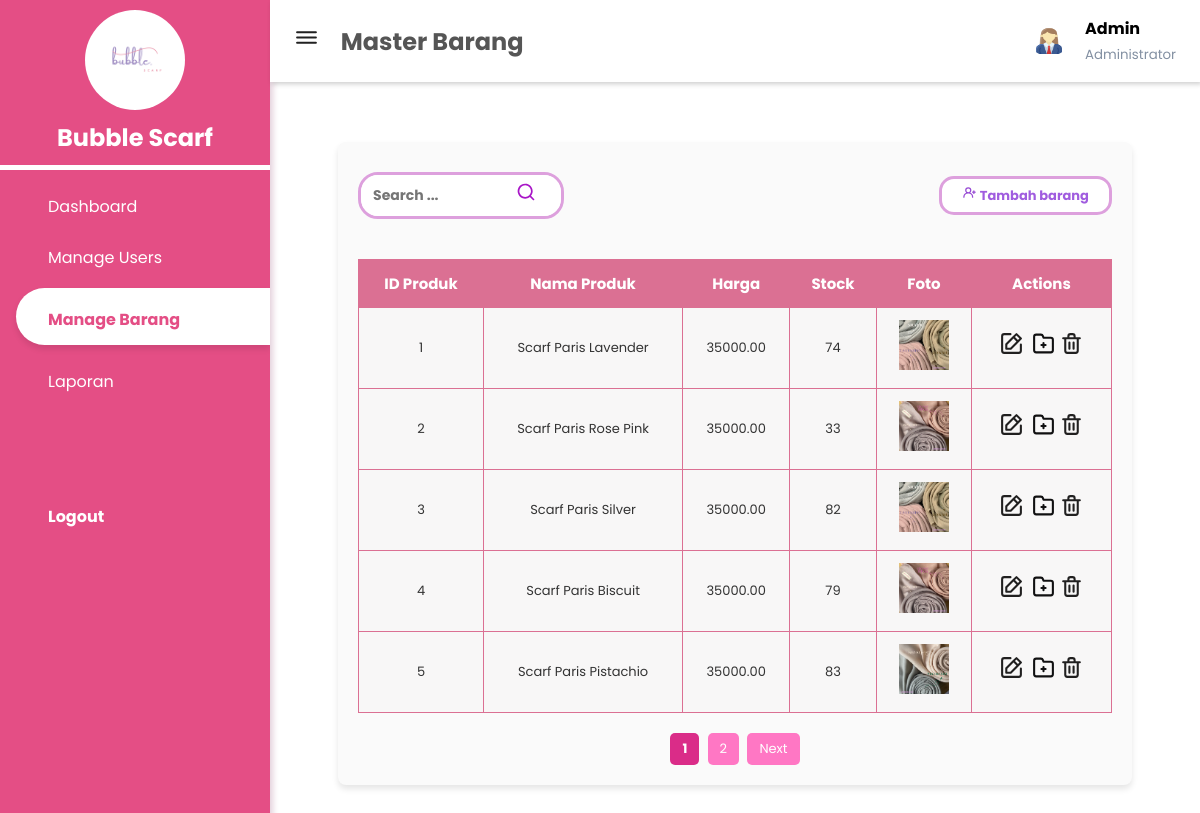
The app's page /master_barang.php (signed in) with its own data.
### tables this page shows
CREATE TABLE `user` (
  `Id_user` int(11) NOT NULL,
  `Id_role` int(11) NOT NULL,
  `username` varchar(255) NOT NULL,
  `password` varchar(255) NOT NULL,
  `TTL` date NOT NULL,
  `jenis_kelamin` enum('Perempuan','Laki-laki','','') NOT NULL,
  `alamat` text NOT NULL,
  `no_tlp` varchar(13) NOT NULL,
  `foto` varchar(255) NOT NULL
);

CREATE TABLE `produk` (
  `Id_produk` int(11) NOT NULL,
  `nama_produk` varchar(255) NOT NULL,
  `harga` decimal(10,2) NOT NULL,
  `stok` int(11) NOT NULL,
  `foto_produk` varchar(255) NOT NULL
);

### master_barang.php (the view, shortened to what this page needs)
<?php
include 'sidebar.php';
$audri_username = $_SESSION['username'];
$audri_role = $_SESSION['role'];
$audri_searchKeyword = $_GET['search'] ?? '';
?>
<!DOCTYPE html>
<html lang="en">
<head>
    <link rel="stylesheet" href="https://maxst.icons8.com/vue-static/landings/line-awesome/line-awesome/1.3.0/css/line-awesome.min.css">
    <link rel="stylesheet" href="https://unicons.iconscout.com/release/v4.0.8/css/line.css">
    <link rel="stylesheet" href="tabel.css">
    <link rel="stylesheet" href="tambah_stok.css">
</head>
<body>
    <header>
        <h2>
            <label id="menu-toggle">
                <span class="bars"> <img src="asset/bars.svg" width="25px" height="25px"> </span>
            </label>
            Master Barang
        </h2>
        <?php
        $audri_queryUser    = "SELECT foto FROM user WHERE username = '$audri_username'";
        $audri_resultUser    = mysqli_query($conn, $audri_queryUser   );
        $audri_userData = mysqli_fetch_assoc($audri_resultUser   );
        $audri_fotoUser    = !empty($audri_userData['foto']) ? 'uploads/users/' . $audri_userData['foto'] : 'img/default.jpg';
        ?>
        <div class="user-wrapper">
            <img src="<?php echo htmlspecialchars($audri_fotoUser   ); ?>" width="40px" height="30px" alt="User   ">
            <div>
                <h4><?php echo htmlspecialchars($audri_username); ?></h4>
                <small><?php echo htmlspecialchars($audri_role); ?></small>
            </div>
        </div>
    </header>
    <div class="main-content">
        <main>
            <div class="container">
                <div class="header-tools">
                    <form method="GET" action="master_barang.php" class="search-box">
                        <input type="text" name="search" placeholder="Search ..." class="search-input" value="<?php echo htmlspecialchars($audri_searchKeyword); ?>">
                        <button type="submit" class="search-btn"><i class="uil.search"></i> <img src="asset/search.svg" width="20px" height="20px"></button>
                    </form>
                    <a href="tambah_barang.php" class="btn-tambah-data">
                        <i class="user.plus"><img src="asset/user-plus.svg" width="15px" height="15px"></i> Tambah barang
                    </a>
                </div>
                <table class="table">
                    <thead>
                        <tr>
                            <th>ID Produk</th>
                            <th>Nama Produk</th>
                            <th>Harga</th>
                            <th>Stock</th>
                            <th>Foto</th>
                            <th>Actions</th>
                        </tr>
                    </thead>
                    <tbody>
                        <?php
                        $audri_page = isset($_GET['page']) ? (int)$_GET['page'] : 1;
                        $audri_limit = 5;
                        $audri_offset = ($audri_page - 1) * $audri_limit;
                        $audri_sql = "SELECT * FROM produk";
                        $audri_sql .= " LIMIT $audri_limit OFFSET $audri_offset";
                        $audri_result = $conn->query($audri_sql);
                        $audri_totalDataQuery = "SELECT COUNT(*) as total FROM produk";
                        $audri_totalDataResult = $conn->query($audri_totalDataQuery);
                        $audri_totalData = $audri_totalDataResult->fetch_assoc()['total'];
                        $audri_totalPages = ceil($audri_totalData / $audri_limit);
                        ?>
                        <?php
                        if ($audri_result->num_rows > 0) {
                            while ($audri_row = $audri_result->fetch_assoc()) {
                                $audri_fotoPath = !empty($audri_row['foto_produk']) ? 'uploads/produks/' . $audri_row['foto_produk'] : 'img/default.jpg';
                                echo "<tr>
                                        <td>" . $audri_row['Id_produk'] . "</td>
                                                                                <td>" . $audri_row['nama_produk'] . "</td>
                                        <td>" . $audri_row['harga'] . "</td>
                                        <td>" . $audri_row['stok'] . "</td>
                                        <td>";
                                if ($audri_fotoPath && file_exists($audri_fotoPath)) {
                                    echo "<img src='" . htmlspecialchars($audri_fotoPath) . "' width='50' height='50' alt='Foto Produk'>";
                                } else {
                                    echo "<p>No photo available</p>";
                                }
                                echo "</td>
                                        <td>
                                            <a href='edit_barang.php?id=" . $audri_row['Id_produk'] . "' class='btn btn-edit'> <img src='asset/edit.svg' width='25px' height='25px'> </a>
                                            <a href='#tambahStockModal" . $audri_row['Id_produk'] . "' class='btn btn-tambah-stock'> <img src='asset/folder-plus.svg' width='25px' height='25px'> </a>
                                                        <a href='proses_barang.php?id=" . $audri_row['Id_produk'] . "' class='btn btn-delete'> <img src='asset/trash-alt.svg' width='25px' height='25px'> </a>
                                        </td>
                                    </tr>";
                            }
                        } else {
                            echo "<tr><td colspan='6'>No products found</td></tr>";
                        }
                        ?>
                    </tbody>
                </table>
                <div class="pagination">
                    <?php for ($i = 1; $i <= $audri_totalPages; $i++): ?>
                        <a href="?page=<?php echo $i; ?>&search=<?php echo htmlspecialchars($audri_searchKeyword); ?>" class="page-link <?php echo ($audri_page == $i) ? 'active' : ''; ?>">
                            <?php echo $i; ?>
                        </a>
                    <?php endfor; ?>
                    <?php if ($audri_page < $audri_totalPages): ?>
                        <a href="?page=<?php echo $audri_page + 1; ?>&search=<?php echo htmlspecialchars($audri_searchKeyword); ?>" class="page-link">Next</a>
                    <?php endif; ?>
                </div>
            </div>
        </main>
    </div>
</body>
</html>

### style.css (style rules this page uses)
:root { --main-color: #e44e85; --color-dark: #1D2231; --text-grey: #8390A2; }
* { padding: 0; margin: 0; box-sizing: border-box; list-style-type: none; text-decoration: none; font-family: 'Poppins', sans-serif; }
.main-content { margin-left: 270px; transition: margin-left 0.3s ease; }
header { background: #fff; display: flex; justify-content: space-between; align-items: center; padding: 1rem 1.5rem; box-shadow: 2px 2px 5px rgba(0,0,0,0.2); position: fixed; left: 270px; width: calc(100% - 270px); top: 0; z-index: 100; transition: left 0.3s ease, width 0.3s ease; }
header h2 { color: #555; }
header label span { font-size: 1.7rem; padding-right: 1rem; cursor: pointer; }
.search-input { border: none; padding: 8px 8px; width: 100%; font-size: 14px; outline: none; color: rgb(160, 92, 223); font-weight: bold; }
.search-btn { background: none; border: none; cursor: pointer; padding: 8px; }
.user-wrapper { display: flex; align-items: center; }
.user-wrapper img { border-radius: 50%; margin-right: 1rem; }
.user-wrapper small { display: inline-block; color: var(--text-grey); margin-top: -3px; }
main { margin-top: 70px; padding: 2rem 1.5rem; background: #fff; min-height: calc(100vh - 90px); }

### tabel.css (style rules this page uses)
.container { margin: 40px auto; max-width: 90%; background-color: #fafafa; padding: 20px; border-radius: 8px; box-shadow: 0 4px 6px rgba(0, 0, 0, 0.1); overflow-x: auto; / }
.table { width: 100%; border-collapse: collapse; text-align: left; font-size: 15px; color: #333; margin-top: 30px; min-width: 600px; }
.table thead { background-color: palevioletred; color: #fff; }
.table th, .table td { padding: 12px; text-align: center; border: 1px solid palevioletred; }
.table td { font-size: 13px; background-color: rgb(248, 247, 247); }
.btn { text-align: center; cursor: pointer; transition: background-color 0.3s ease; }
.btn-edit { color: #333; font-size: 25px; }
.btn-delete { color: #333; font-size: 25px; }
.btn-tambah-data { background: white; border: 3px solid plum; color: rgb(160, 92, 223); font-size: 13px; font-weight: bold; padding: 6px 20px; border-radius: 15px; cursor: pointer; transition: all 0.3s ease; }
.header-tools { display: flex; justify-content: space-between; align-items: center; padding: 10px 0; }
.search-box { position: relative; display: flex; align-items: center; border: 3px solid plum; border-radius: 20px; overflow: hidden; }
.search-input { border: none; padding: 10px 20px 10px 12px; width: 200px; outline: none; font-size: 14px; color: rgb(160, 92, 223); font-weight: bold; }
.search-btn { position: absolute; right: 17px; background: none; border: none; cursor: pointer; font-size: 16px; }
.pagination { margin-top: 20px; text-align: center; }
.pagination .page-link { display: inline-block; padding: 6px 12px; margin: 0 2px; background-color: #ff77c4; color: white; border-radius: 5px; text-decoration: none; transition: background-color 0.3s ease; font-size: small; }
.pagination .page-link.active { background-color: #da2c88; font-weight: bold; }

### tambah_stok.css (style rules this page uses)
.btn-tambah-stock { background: none; border: none; cursor: pointer; }
.btn-tambah-stock img { width: 25px; height: 25px; }

### records on screen
user: foto (picture)
produk: Id_produk "1", nama_produk "Scarf Paris Lavender", harga "35000.00", stok "74", foto_produk (picture)
produk: Id_produk "2", nama_produk "Scarf Paris Rose Pink", harga "35000.00", stok "33", foto_produk (picture)
produk: Id_produk "3", nama_produk "Scarf Paris Silver", harga "35000.00", stok "82", foto_produk (picture)
produk: Id_produk "4", nama_produk "Scarf Paris Biscuit", harga "35000.00", stok "79", foto_produk (picture)
produk: Id_produk "5", nama_produk "Scarf Paris Pistachio", harga "35000.00", stok "83", foto_produk (picture)

### other values on screen
$audri_username "Admin"
$audri_role "Administrator"
